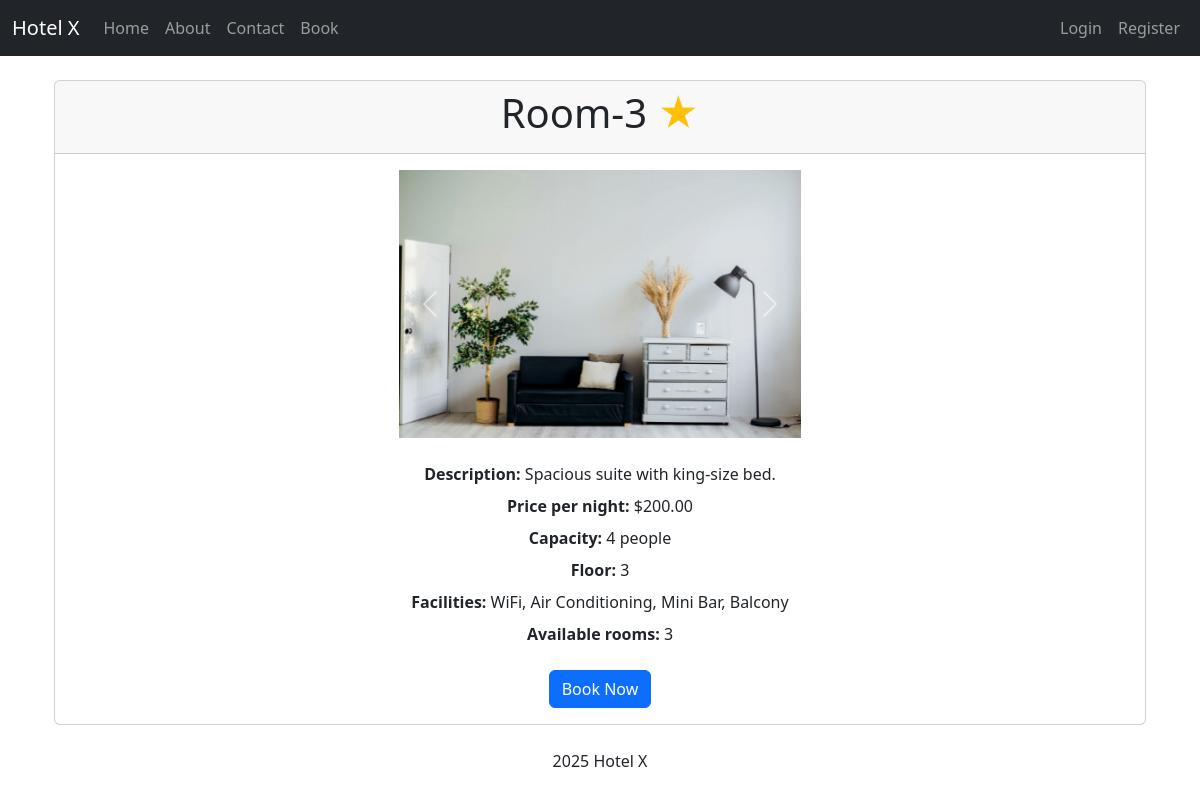
The page /room?id=3 on the database its author committed.
### tables this page shows
CREATE TABLE rooms (
    id INT AUTO_INCREMENT PRIMARY KEY,
    name VARCHAR(100) NOT NULL,
    description TEXT NOT NULL,
    image_url VARCHAR(255) NOT NULL,
    images JSON DEFAULT NULL,
    price_per_night DECIMAL(10, 2) NOT NULL,
    capacity INT NOT NULL,
    floor INT NOT NULL,
    popular TINYINT(1) DEFAULT 0,
    available_rooms INT NOT NULL DEFAULT 0,
    created_at TIMESTAMP DEFAULT CURRENT_TIMESTAMP
);

### app/controllers/RoomController.php (called while the page is built, shortened)
<?php
class RoomController
{
    public function details()
    {
        try {
            $roomId = $_GET['id'];
            $room = Room::getRoomById($roomId);
            $room['images'] = json_decode($room['images'], true);
            $room['facilities'] = Room::getRoomFacilities($roomId);
            require __DIR__ . '/../views/layout.php';
        } catch (Exception $e) {
            $error = $e->getMessage();
            $title = 'Error';
            $view = __DIR__ . '/../views/error.php';
            require __DIR__ . '/../views/layout.php';
        }
    }
}
?>

### app/models/Room.php (called while the page is built, shortened)
<?php
class Room
{
    public static function getRoomById($id)
    {
        $db = Database::getInstance()->getConnection();
        $stmt = $db->prepare("SELECT * FROM rooms WHERE id = :id");
        $stmt->bindParam(':id', $id, PDO::PARAM_INT);
        $stmt->execute();
        return $stmt->fetch(PDO::FETCH_ASSOC);
    }
    public static function getRoomFacilities($roomId)
    {
        $db = Database::getInstance()->getConnection();
        $stmt = $db->prepare("
            SELECT facilities.name
            FROM facilities
            JOIN room_facilities ON facilities.id = room_facilities.facility_id
            WHERE room_facilities.room_id = :room_id
        ");
        $stmt->bindParam(':room_id', $roomId, PDO::PARAM_INT);
        $stmt->execute();
        return $stmt->fetchAll(PDO::FETCH_COLUMN);
    }
}
?>

### app/helpers/convertPrice.php (called while the page is built, shortened)
<?php
function convertPrice($amount, $currency = 'USD')
{
    if($currency === 'USD') {
        return formatPrice($amount, $currency);
    }
    $convertedAmount = getLiveConversionRate($amount, 'USD', $currency);
    return formatPrice($convertedAmount, $currency);
}
function formatPrice($amount, $currency)
{
    $currencySymbols = [
        'USD' => '$',
        'EUR' => '€',
        'GBP' => '£',
        'JPY' => '¥',
        'INR' => '₹',
        'CNY' => '¥',
        'AUD' => 'A$',
        'CAD' => 'C$',
        'CHF' => 'CHF',
    ];
    if (isset($currencySymbols[$currency])) {
        $symbol = $currencySymbols[$currency];
    } else {
        $symbol = $currency;
    }
    return $symbol . number_format($amount, 2);
}
?>

### app/views/room_details.php (the view, shortened to what this page needs)
    <?php
    require_once __DIR__ . '/../helpers/convertPrice.php';
    $preferred_currency = $_SESSION['preferred_currency'];
    ?>
<div class="container mt-4">
    <div class="card">
        <div class="card-header text-center">
            <h1>
            <?php echo htmlspecialchars($room['name']); ?>
            <?php if ($room['popular']): ?>
                    <span class="text-warning">&#9733;</span>
                <?php endif; ?>
            </h1>
        </div>
        <div class="card-body text-center">
            <div id="roomCarousel" class="carousel slide m-auto mb-4" data-bs-ride="carousel" style="width: fit-content;">
                <div class="carousel-inner">
                    <?php foreach ($room['images'] as $index => $image): ?>
                        <div class="carousel-item <?php echo $index === 0 ? 'active' : ''; ?>">
                            <img src="<?php echo htmlspecialchars($image); ?>" class="d-block w-auto" alt="Room Image" style="height: 268px; object-fit: cover;">
                        </div>
                    <?php endforeach; ?>
                </div>
                <?php if (count($room['images']) > 1): ?>
                    <button class="carousel-control-prev" type="button" data-bs-target="#roomCarousel" data-bs-slide="prev" style="height: 268px;">
                        <span class="carousel-control-prev-icon" aria-hidden="true"></span>
                    </button>
                    <button class="carousel-control-next" type="button" data-bs-target="#roomCarousel" data-bs-slide="next" style="height: 268px;">
                        <span class="carousel-control-next-icon" aria-hidden="true"></span>
                    </button>
                <?php endif; ?>
            </div>
            <p class="my-2"><strong>Description:</strong> <?php echo htmlspecialchars($room['description']); ?></p>
            <p class="my-2"><strong>Price per night:</strong> <?php echo htmlspecialchars(convertPrice($room['price_per_night'], $preferred_currency)); ?></p>
            <p class="my-2"><strong>Capacity:</strong> <?php echo htmlspecialchars($room['capacity']); ?> people</p>
            <p class="my-2"><strong>Floor:</strong> <?php echo htmlspecialchars($room['floor']); ?></p>
            <p class="my-2"><strong>Facilities:</strong> <?php echo isset($room['facilities']) ? htmlspecialchars(implode(', ', $room['facilities'])) : 'N/A'; ?></p>
            <p class="my-2"><strong>Available rooms:</strong> <?php echo htmlspecialchars($room['available_rooms']); ?></p>
            <div class="text-center mt-4">
                <a href="#" class="btn btn-primary">Book Now</a>
            </div>
        </div>
    </div>
</div>

### rows shown on the page
rooms: name "Room-3", description "Spacious suite with king-size bed.", price_per_night "$200.00", capacity "4", floor "3", available_rooms "3"

### other values the page prints
implode(', ', $room['facilities']) "WiFi, Air Conditioning, Mini Bar, Balcony"
